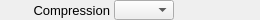
    <widget class="PyDMFrame" name="composite_12">
      <property name="geometry">
        <rect>
          <x>520</x>
          <y>450</y>
          <width>260</width>
          <height>20</height>
        </rect>
      </property>
      <widget class="QLabel" name="text_26">
        <property name="geometry">
          <rect>
            <x>0</x>
            <y>0</y>
            <width>110</width>
            <height>20</height>
          </rect>
        </property>
        <property name="text">
          <string>Compression</string>
        </property>
        <property name="font" stdset="0">
          <font>
            <pointsize>10</pointsize>
          </font>
        </property>
        <property name="brush" stdset="0">
          <brush brushstyle="SolidPattern">
            <color alpha="255">
              <red>0</red>
              <green>0</green>
              <blue>0</blue>
            </color>
          </brush>
        </property>
        <property name="toolTip">
          <string>text_26</string>
        </property>
        <property name="alignment">
          <set>Qt::AlignRight|Qt::AlignTrailing|Qt::AlignVCenter</set>
        </property>
        <property name="styleSheet">
          <string notr="true">QLabel#text_26 {
  color: rgb(0, 0, 0);
  }</string>
        </property>
      </widget>
      <widget class="PyDMEnumComboBox" name="menu_4">
        <property name="geometry">
          <rect>
            <x>114</x>
            <y>0</y>
            <width>60</width>
            <height>20</height>
          </rect>
        </property>
        <property name="toolTip">
          <string>${prefix}Compression</string>
        </property>
        <property name="channel" stdset="0">
          <string>ca://${prefix}Compression</string>
        </property>
        <property name="font" stdset="0">
          <font>
            <pointsize>10</pointsize>
          </font>
        </property>
        <property name="styleSheet">
          <string notr="true">PyDMEnumComboBox#menu_4 {
  color: rgb(0, 0, 0);
  background-color: rgb(115, 223, 255);
  }</string>
        </property>
      </widget>
      <widget class="PyDMLabel" name="text_update_24">
        <property name="geometry">
          <rect>
            <x>180</x>
            <y>1</y>
            <width>80</width>
            <height>18</height>
          </rect>
        </property>
        <property name="toolTip">
          <string>PV: ${prefix}Compression_RBV</string>
        </property>
        <property name="channel" stdset="0">
          <string>ca://${prefix}Compression_RBV</string>
        </property>
        <property name="font" stdset="0">
          <font>
            <pointsize>10</pointsize>
          </font>
        </property>
        <property name="alignment">
          <set>Qt::AlignLeading|Qt::AlignLeft|Qt::AlignVCenter</set>
        </property>
        <property name="textInteractionFlags">
          <set>Qt::TextSelectableByKeyboard|Qt::TextSelectableByMouse</set>
        </property>
        <property name="styleSheet">
          <string notr="true">PyDMLabel#text_update_24 {
  color: rgb(10, 0, 184);
  background-color: rgb(187, 187, 187);
  }</string>
        </property>
      </widget>
    </widget>
